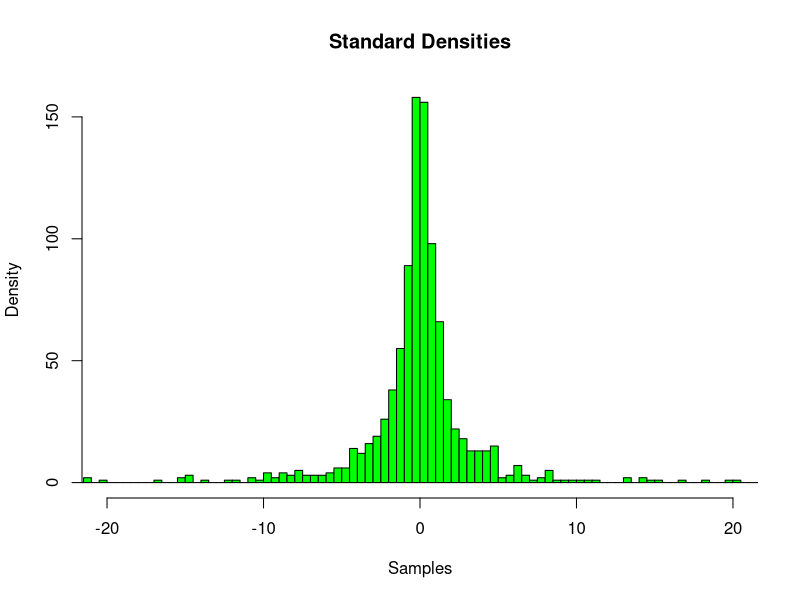
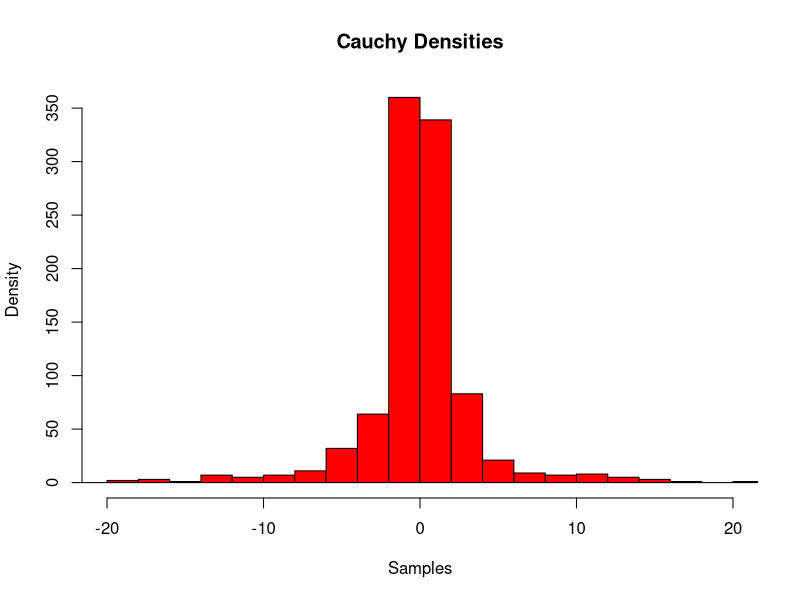

Generate these figures, in order, with R:
## ---- chunk 1
knitr::opts_chunk$set(echo = TRUE)
## ---- chunk 2
standard_density_graph <- hist(rnorm(1000) / rnorm(1000), breaks = 1000, xlim = c(-20, 20),
                                  xlab = 'Samples', ylab = 'Density', col = 'green',
                                  main = 'Standard Densities')
## ---- chunk 3
cauchy_density_graph <- hist(rcauchy(1000), breaks = 1000, xlim = c(-20, 20),
                                  xlab = 'Samples', ylab = 'Density', col = 'red',
                                  main = 'Cauchy Densities')
